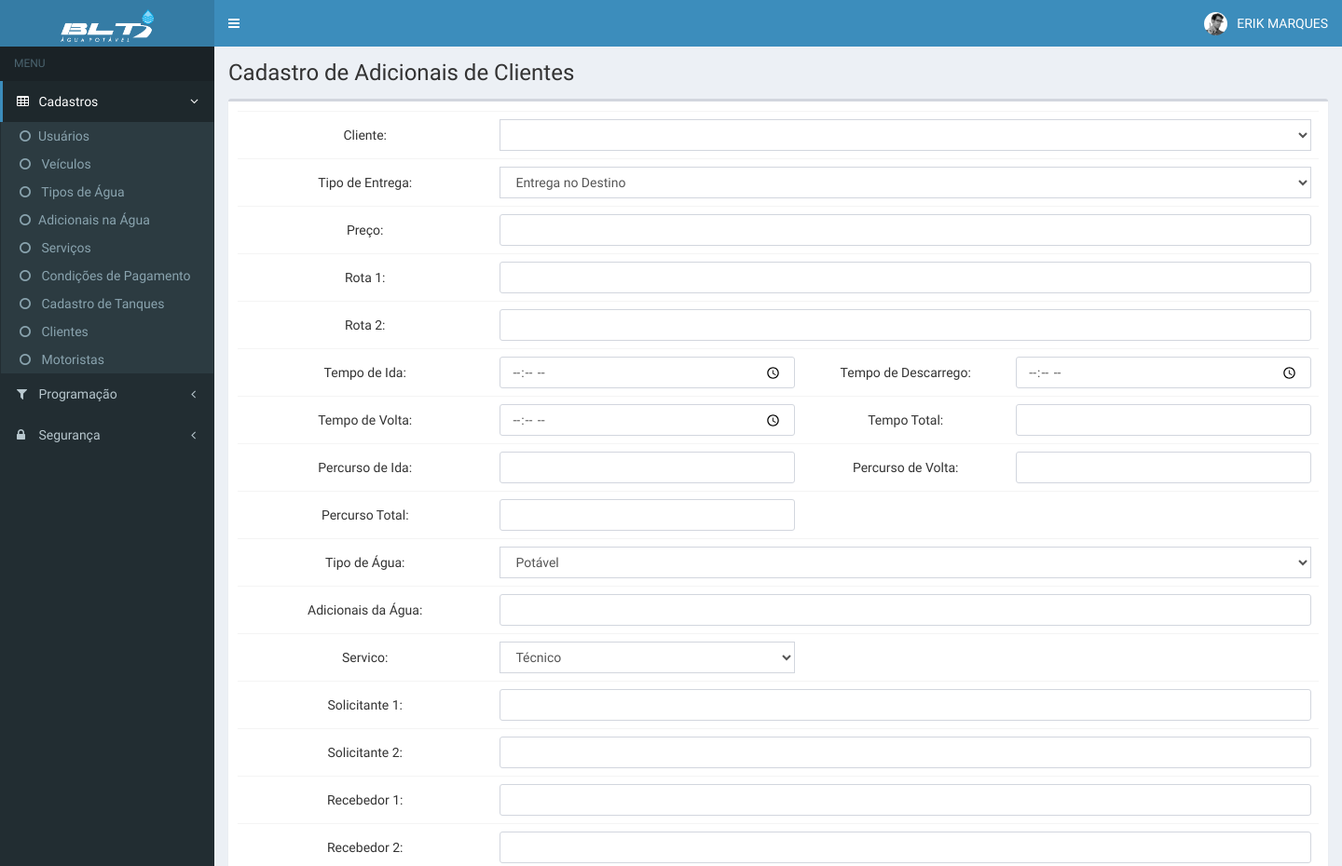
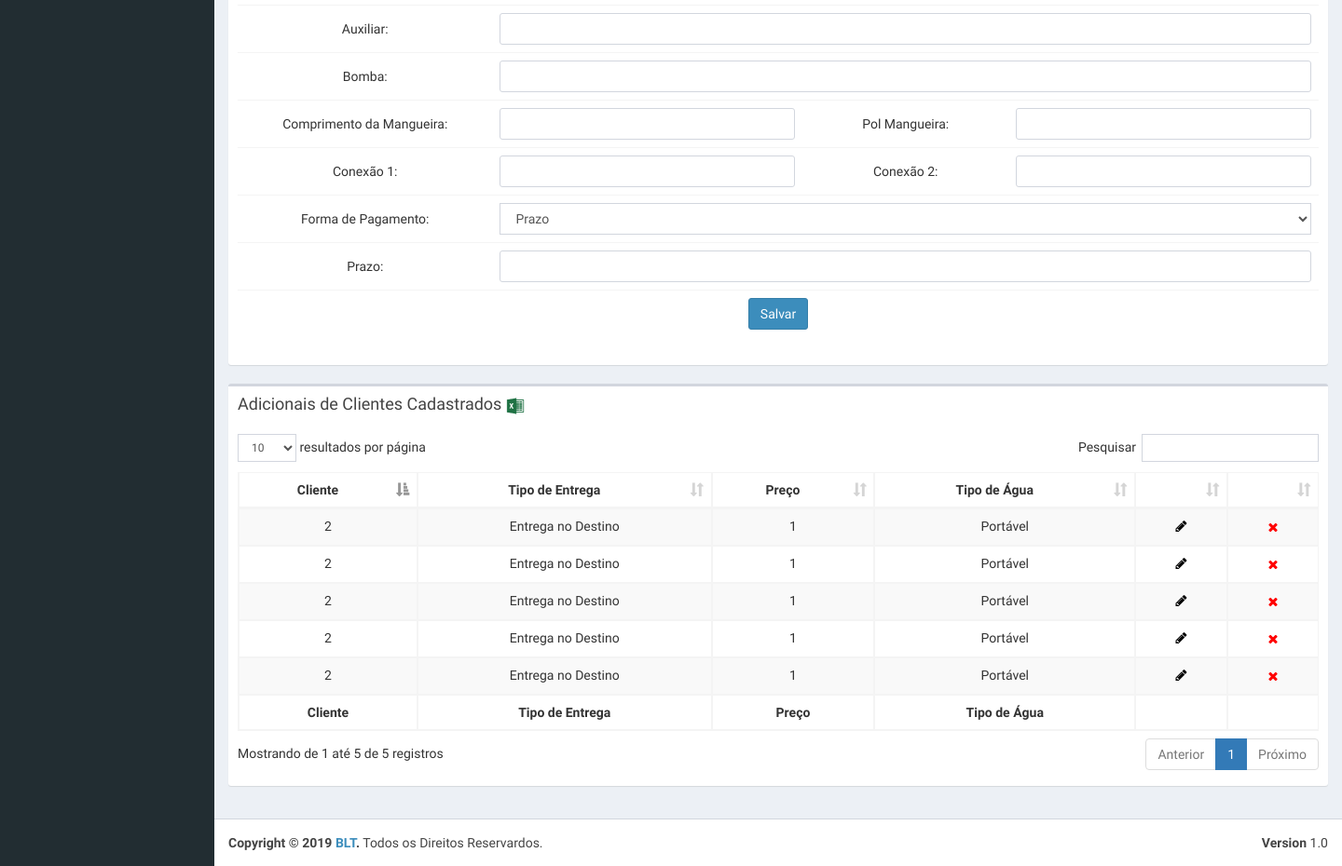
The app's page /pages/tables/cadClientesAdicionais.php (signed in) with its own data (2 pictures, top to bottom).
### tables this page shows
CREATE TABLE `cad_adicionais_clientes` (
  `id` int(11) NOT NULL,
  `data_inc` timestamp NOT NULL DEFAULT CURRENT_TIMESTAMP,
  `login_ad` varchar(20) NOT NULL,
  `cliente` varchar(20) NOT NULL,
  `t_entrega` varchar(100) NOT NULL,
  `preco` varchar(20) NOT NULL,
  `rota1` varchar(255) NOT NULL,
  `rota2` varchar(255) NOT NULL,
  `t_ida` time NOT NULL,
  `t_descarrego` time NOT NULL,
  `t_volta` time NOT NULL,
  `t_total` time NOT NULL,
  `p_ida` varchar(50) NOT NULL,
  `p_volta` varchar(50) NOT NULL,
  `p_total` varchar(50) NOT NULL,
  `t_agua` varchar(150) NOT NULL,
  `ad_agua` varchar(150) NOT NULL,
  `servico` varchar(150) NOT NULL,
  `solicit1` varchar(150) NOT NULL,
  `solicit2` varchar(150) NOT NULL,
  `recebedor1` varchar(150) NOT NULL,
  `recebedor2` varchar(150) NOT NULL,
  `auxiliar` varchar(150) NOT NULL,
  `bomba` varchar(150) NOT NULL,
  `comp_mangueira` varchar(100) NOT NULL,
  `pol_mangueira` varchar(100) NOT NULL,
  `conexao1` varchar(100) NOT NULL,
  `conexao2` varchar(100) NOT NULL,
  `f_pagamento` varchar(150) NOT NULL,
  `prazo` varchar(150) NOT NULL
);

### pages/tables/cadClientesAdicionais.php (the view, shortened to what the rows shown need)
<?php
include "../../_scripts/Functions.php";
$login = $_SESSION['login'];
$acess = dadosAcessso(dadosLogin($login));
$nome= dadosUsuario($login);
include "../../_scripts/config.php";
?>
<!DOCTYPE html>
<html>
  <head>
    <link rel="stylesheet" href="../../bootstrap/css/bootstrap.min.css">
    <link rel="stylesheet" href="https://maxcdn.bootstrapcdn.com/font-awesome/4.4.0/css/font-awesome.min.css">
    <link rel="stylesheet" href="https://code.ionicframework.com/ionicons/2.0.1/css/ionicons.min.css">
    <link rel="stylesheet" href="../../plugins/datatables/dataTables.bootstrap.css">
    <link rel="stylesheet" href="../../dist/css/AdminLTE.min.css">
    <link rel="stylesheet" href="../../dist/css/skins/_all-skins.min.css">
  </head>
  <body class="hold-transition skin-blue sidebar-mini">
    <div class="wrapper">
      <?php include "../../header.php"; ?>
      <div class="content-wrapper">
        <section class="content-header">
           <h1>
            Cadastro de Adicionais de Clientes
            <small>&nbsp;</small>
          </h1>
        </section>
        <section class="content">
          <div class="row">
            <div class="col-xs-12">
              <div class="box">
                <div class="box-body">
                  <table id="example1" class="table table-bordered table-striped">
                    <thead>
                      <tr>
                        <th style="text-align: center">Cliente</th>
                        <th style="text-align: center">Tipo de Entrega</th>
                        <th style="text-align: center">Preço</th>
                        <th style="text-align: center">Tipo de Água</th>
                        <th>&nbsp;</th>
                        <th>&nbsp;</th>
                      </tr>
                    </thead>
                    <tbody>
                      <?php
                          $sql = "SELECT *
                          FROM cad_adicionais_clientes
                          ORDER BY cliente ASC";
                          $query = $mysqli->query($sql);
                          while ($dados = $query->fetch_array()) {
                      ?>
                      <tr>
                        <td style="text-align: center"><?php echo  utf8_encode($dados['cliente']);?></td>
                        <td style="text-align: center"><?php echo  utf8_encode($dados['t_entrega']);?></td>
                        <td style="text-align: center"><?php echo  utf8_encode($dados['preco']);?></td>
                        <td style="text-align: center"><?php echo  utf8_encode($dados['t_agua']);?></td>
                        <td style="text-align: center">
                          <a href="http://45.224.131.85/blt/pages/tables/altCadClientesAdicionais.php?id=<?php echo $dados['id'];?>" style="color:#000;">
                            <i class="fa fa-pencil"></i>
                          </a>
                        </td>
                        <td style="text-align: center">
                          <form id="formulario2" method="post" action="../../_scripts/delet.php" role="form">
                              <button type="submit" value="submit" style="border: 0px; background: none">
                                <i style="color: red" class="fa fa-close"></i>
                              </button>
                          </form>
                        </td>
                      </tr>
                    <?php } ?>
                  </tbody>
                  <tfoot>
                    <tr>
                        <th style="text-align: center">Cliente</th>
                        <th style="text-align: center">Tipo de Entrega</th>
                        <th style="text-align: center">Preço</th>
                        <th style="text-align: center">Tipo de Água</th>
                        <th>&nbsp;</th>
                        <th>&nbsp;</th>
                    </tr>
                </tfoot>
                  </table>
                </div>
              </div>
            </div>
          </div>
        </section>
      </div>
    </div>
  </body>
</html>

### header.php (shortened to what the rows shown need)
<header class="main-header">
        <nav class="navbar navbar-static-top" role="navigation">
          <div class="navbar-custom-menu">
            <ul class="nav navbar-nav">
              <li class="dropdown user user-menu">
                <a href="#" class="dropdown-toggle" data-toggle="dropdown">
                  <img src="../../dist/img/user2-160x160.jpg" class="user-image" alt="User Image">
                  <span class="hidden-xs"><?php echo $nome[0]; ?></span>
                </a>
              </li>
            </ul>
          </div>
        </nav>
      </header>

### records on screen
cad_adicionais_clientes: cliente "2", t_entrega "Entrega no Destino", preco "1", t_agua "Portável"
cad_adicionais_clientes: cliente "2", t_entrega "Entrega no Destino", preco "1", t_agua "Portável"
cad_adicionais_clientes: cliente "2", t_entrega "Entrega no Destino", preco "1", t_agua "Portável"
cad_adicionais_clientes: cliente "2", t_entrega "Entrega no Destino", preco "1", t_agua "Portável"
cad_adicionais_clientes: cliente "2", t_entrega "Entrega no Destino", preco "1", t_agua "Portável"

### other values on screen
$nome[0] "ERIK MARQUES"
form field cp13 "Potável"
form field cp15 "Técnico"
form field cp26 "Prazo"
